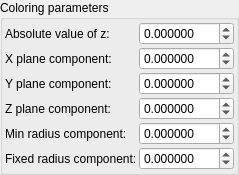
    <widget class="QGroupBox" name="groupBox_4">
     <property name="title">
      <string>Coloring parameters</string>
     </property>
     <layout class="QGridLayout" name="gridLayout_5">
      <property name="leftMargin">
       <number>2</number>
      </property>
      <property name="topMargin">
       <number>2</number>
      </property>
      <property name="rightMargin">
       <number>2</number>
      </property>
      <property name="bottomMargin">
       <number>2</number>
      </property>
      <property name="spacing">
       <number>2</number>
      </property>
      <item row="0" column="0">
       <layout class="QGridLayout" name="gridLayout_4" columnstretch="0,1">
        <property name="spacing">
         <number>2</number>
        </property>
        <item row="4" column="0">
         <widget class="QLabel" name="label_28">
          <property name="text">
           <string>Min radius component:</string>
          </property>
         </widget>
        </item>
        <item row="2" column="0">
         <widget class="QLabel" name="label_26">
          <property name="text">
           <string>Y plane component:</string>
          </property>
         </widget>
        </item>
        <item row="1" column="1">
         <widget class="MyDoubleSpinBox" name="spinbox3_mandelbox_color_x">
          <property name="sizePolicy">
           <sizepolicy hsizetype="Minimum" vsizetype="Maximum">
            <horstretch>0</horstretch>
            <verstretch>0</verstretch>
           </sizepolicy>
          </property>
          <property name="prefix">
           <string/>
          </property>
          <property name="suffix">
           <string/>
          </property>
          <property name="decimals">
           <number>6</number>
          </property>
          <property name="minimum">
           <double>-100.000000000000000</double>
          </property>
          <property name="maximum">
           <double>100.000000000000000</double>
          </property>
          <property name="singleStep">
           <double>0.100000000000000</double>
          </property>
         </widget>
        </item>
        <item row="3" column="1">
         <widget class="MyDoubleSpinBox" name="spinbox3_mandelbox_color_z">
          <property name="sizePolicy">
           <sizepolicy hsizetype="Minimum" vsizetype="Maximum">
            <horstretch>0</horstretch>
            <verstretch>0</verstretch>
           </sizepolicy>
          </property>
          <property name="prefix">
           <string/>
          </property>
          <property name="suffix">
           <string/>
          </property>
          <property name="decimals">
           <number>6</number>
          </property>
          <property name="minimum">
           <double>-100.000000000000000</double>
          </property>
          <property name="maximum">
           <double>100.000000000000000</double>
          </property>
          <property name="singleStep">
           <double>0.100000000000000</double>
          </property>
         </widget>
        </item>
        <item row="1" column="0">
         <widget class="QLabel" name="label_25">
          <property name="text">
           <string>X plane component:</string>
          </property>
         </widget>
        </item>
        <item row="3" column="0">
         <widget class="QLabel" name="label_27">
          <property name="text">
           <string>Z plane component:</string>
          </property>
         </widget>
        </item>
        <item row="0" column="1">
         <widget class="MyDoubleSpinBox" name="spinbox_mandelbox_color_R">
          <property name="sizePolicy">
           <sizepolicy hsizetype="Minimum" vsizetype="Maximum">
            <horstretch>0</horstretch>
            <verstretch>0</verstretch>
           </sizepolicy>
          </property>
          <property name="prefix">
           <string/>
          </property>
          <property name="suffix">
           <string/>
          </property>
          <property name="decimals">
           <number>6</number>
          </property>
          <property name="minimum">
           <double>-100.000000000000000</double>
          </property>
          <property name="maximum">
           <double>100.000000000000000</double>
          </property>
          <property name="singleStep">
           <double>0.100000000000000</double>
          </property>
         </widget>
        </item>
        <item row="0" column="0">
         <widget class="QLabel" name="label_24">
          <property name="text">
           <string>Absolute value of z:</string>
          </property>
         </widget>
        </item>
        <item row="2" column="1">
         <widget class="MyDoubleSpinBox" name="spinbox3_mandelbox_color_y">
          <property name="sizePolicy">
           <sizepolicy hsizetype="Minimum" vsizetype="Maximum">
            <horstretch>0</horstretch>
            <verstretch>0</verstretch>
           </sizepolicy>
          </property>
          <property name="prefix">
           <string/>
          </property>
          <property name="suffix">
           <string/>
          </property>
          <property name="decimals">
           <number>6</number>
          </property>
          <property name="minimum">
           <double>-100.000000000000000</double>
          </property>
          <property name="maximum">
           <double>100.000000000000000</double>
          </property>
          <property name="singleStep">
           <double>0.100000000000000</double>
          </property>
         </widget>
        </item>
        <item row="5" column="0">
         <widget class="QLabel" name="label_29">
          <property name="text">
           <string>Fixed radius component:</string>
          </property>
         </widget>
        </item>
        <item row="4" column="1">
         <widget class="MyDoubleSpinBox" name="spinbox_mandelbox_color_Sp1">
          <property name="sizePolicy">
           <sizepolicy hsizetype="Minimum" vsizetype="Maximum">
            <horstretch>0</horstretch>
            <verstretch>0</verstretch>
           </sizepolicy>
          </property>
          <property name="prefix">
           <string/>
          </property>
          <property name="suffix">
           <string/>
          </property>
          <property name="decimals">
           <number>6</number>
          </property>
          <property name="minimum">
           <double>-100.000000000000000</double>
          </property>
          <property name="maximum">
           <double>100.000000000000000</double>
          </property>
          <property name="singleStep">
           <double>0.100000000000000</double>
          </property>
         </widget>
        </item>
        <item row="5" column="1">
         <widget class="MyDoubleSpinBox" name="spinbox_mandelbox_color_Sp2">
          <property name="sizePolicy">
           <sizepolicy hsizetype="Minimum" vsizetype="Maximum">
            <horstretch>0</horstretch>
            <verstretch>0</verstretch>
           </sizepolicy>
          </property>
          <property name="prefix">
           <string/>
          </property>
          <property name="suffix">
           <string/>
          </property>
          <property name="decimals">
           <number>6</number>
          </property>
          <property name="minimum">
           <double>-100.000000000000000</double>
          </property>
          <property name="maximum">
           <double>100.000000000000000</double>
          </property>
          <property name="singleStep">
           <double>0.100000000000000</double>
          </property>
         </widget>
        </item>
       </layout>
      </item>
     </layout>
    </widget>
